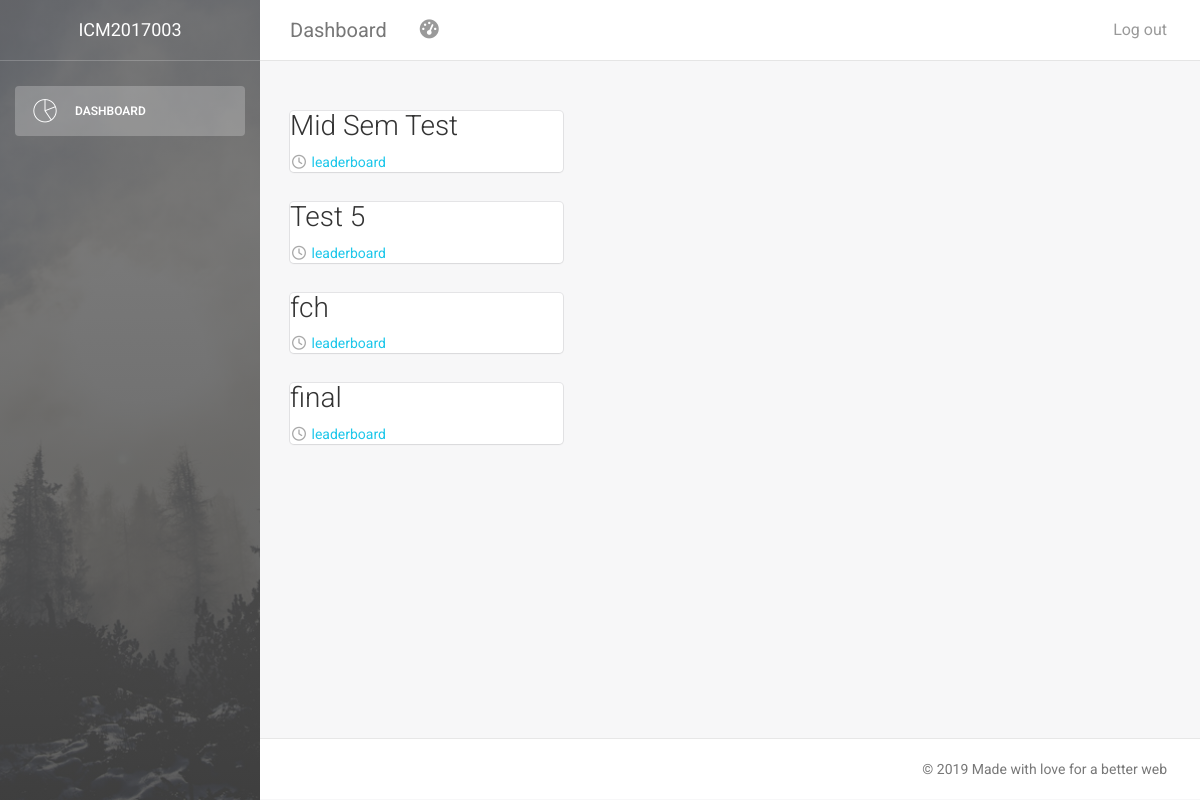
The app's page /student/ (signed in), older data.
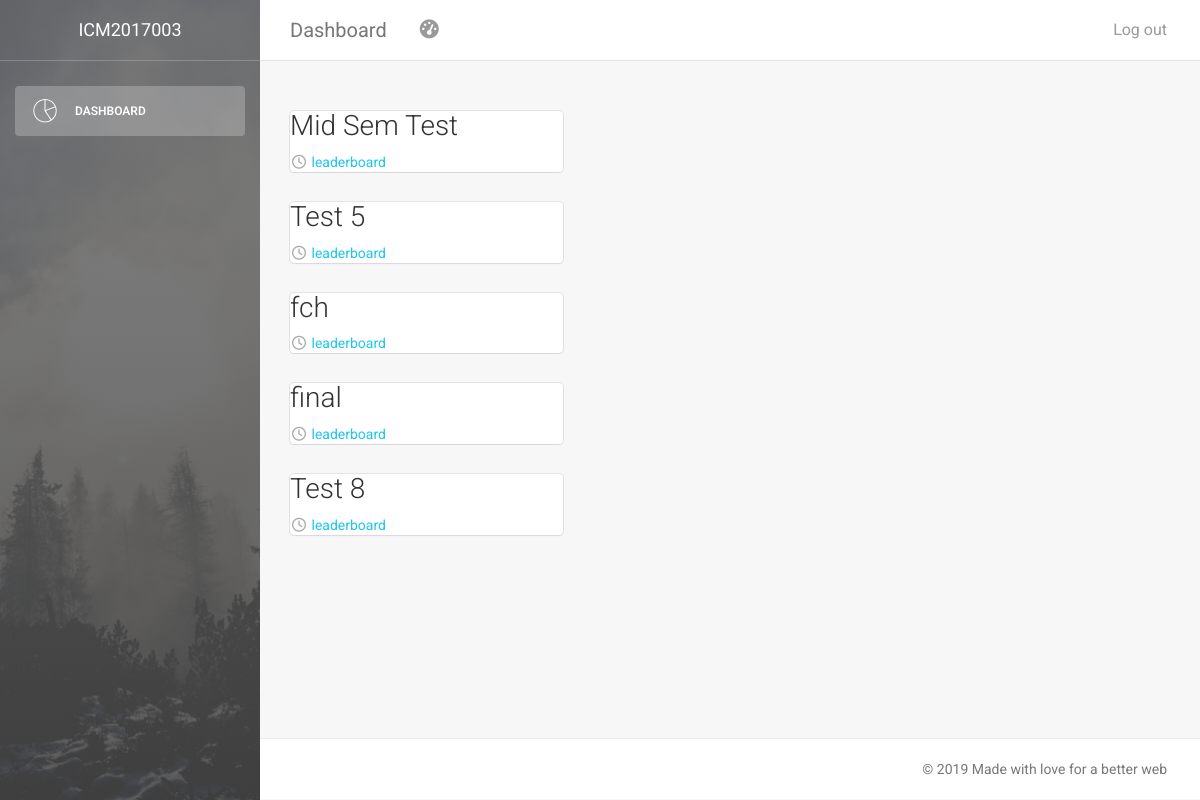
The same page, newer data.
### mcq_test/models.py (models this page shows, shortened)
class Test(models.Model):
    user = models.ForeignKey("Users", on_delete=models.CASCADE)
    id = models.AutoField(primary_key=True)
    name = models.CharField(max_length=100)
    start_date = models.DateField()
    start_time = models.TimeField()
    duration = models.DurationField()

### mcq_test/views.py (the view)
# urls.py: path('student/', views.dashboard_student, name='dashboard_student'),
def dashboard_student(request):
    user = Users.objects.filter(user=request.user)[0]
    if request.user.is_authenticated and user.is_student:
        marks = Marks.objects.filter(student=user)
        tests = Test.objects.none()
        for mark in marks:
            tests = tests | Test.objects.filter(id=mark.test.id)
        return render(request, 'mcq_test/dashboard_student.html', {'tests': tests, 'marks': marks, 'username':request.user.username})
    else:
        return redirect('mcq_test:login_view')

### mcq_test/templates/mcq_test/dashboard_student.html (shortened to what this page needs)
<!doctype html>
<html lang="en">
<head>
    {% load static %}
    <link href="{% static 'dashboard_faculty/css/bootstrap.min.css' %}" rel="stylesheet" />
    <link href="{% static 'dashboard_faculty/css/animate.min.css' %}" rel="stylesheet"/>
    <link href="{% static 'dashboard_faculty/css/light-bootstrap-dashboard.css' %}" rel="stylesheet"/>
    <link href="http://maxcdn.bootstrapcdn.com/font-awesome/4.2.0/css/font-awesome.min.css" rel="stylesheet">
    <link href="{% static 'dashboard_faculty/css/pe-icon-7-stroke.css' %}" rel="stylesheet" />
</head>
<body>
<div class="wrapper">
    <div class="sidebar" data-color="black" data-image="{% static 'dashboard_faculty/img/sidebar-5.jpg' %}">
    	<div class="sidebar-wrapper">
            <div class="logo">
                <a href="" class="simple-text">
                    {{ username }}
                </a>
            </div>
            <ul class="nav">
                <li class="active">
                    <a href="">
                        <i class="pe-7s-graph"></i>
                        <p>Dashboard</p>
                </li>
            </ul>
    	</div>
    </div>
    <div class="main-panel">
        <nav class="navbar navbar-default navbar-fixed">
            <div class="container-fluid">
                <div class="navbar-header">
                    <a class="navbar-brand" href="">Dashboard</a>
                </div>
                <div class="collapse navbar-collapse">
                    <ul class="nav navbar-nav navbar-left">
                        <li>
                            <a href="" class="dropdown-toggle" data-toggle="dropdown">
                                <i class="fa fa-dashboard"></i>
                            </a>
                        </li>
                    </ul>
                    <ul class="nav navbar-nav navbar-right">
                        <li>
                            <a href="{% url 'mcq_test:logout' %}">
                                <p>Log out</p>
                            </a>
                        </li>
                    </ul>
                </div>
            </div>
        </nav>
        <div class="content">
                <div class="container-fluid">
                    <div class="row">
                        <div class="col-md-4">
                            {% for test in tests %}
                            <div class="card">
                                    <h3>{{ test.name }}<br/></h3>
                                    <div class="stats">
                                            <i class="fa fa-clock-o"></i> <a href="{% url 'mcq_test:leaderboard' tid=test.id%}">leaderboard</a>
                                    </div>
                                </div>
                            {% endfor %}
                        </div>
                    </div>
                </div>
            </div>
        <footer class="footer">
            <div class="container-fluid">
                <p class="copyright pull-right">
                    &copy; <script>document.write(new Date().getFullYear())</script> Made with love for a better web
                </p>
            </div>
        </footer>
    </div>
</div>
</body>
</html>

Row changes from the older to the newer data that the page shows:
added Test: name "Test 8"
